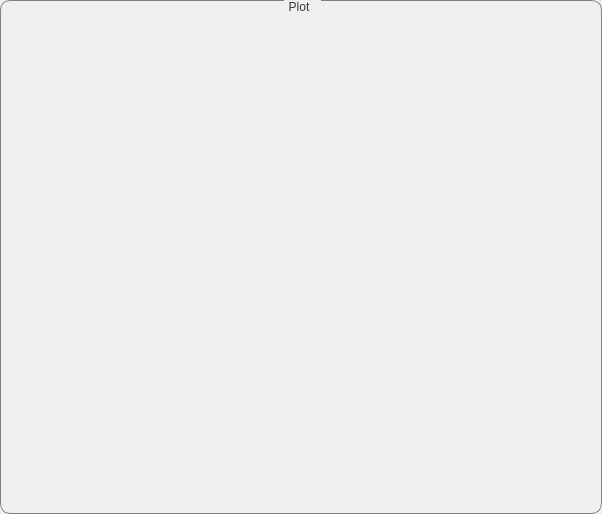
<?xml version="1.0" encoding="UTF-8"?>
<ui version="4.0">
 <class>Form</class>
 <widget class="QWidget" name="Form">
  <property name="geometry">
   <rect>
    <x>0</x>
    <y>0</y>
    <width>602</width>
    <height>514</height>
   </rect>
  </property>
  <property name="windowTitle">
   <string>Form</string>
  </property>
  <property name="styleSheet">
   <string notr="true">QGroupBox {
border: 1px solid grey;border-radius: 10px;margin-top: 1ex; margin-right: 0ex
}
QGroupBox:title {
                           subcontrol-origin: margin;
                           padding: 0 3px;
                           subcontrol-position: top center;
                           padding-top: 0px;
                          padding-bottom: 0px;
                           padding-right: 10px;
                            color: rgb(56, 56, 56)
}</string>
  </property>
  <layout class="QGridLayout" name="gridLayout">
   <property name="leftMargin">
    <number>0</number>
   </property>
   <property name="topMargin">
    <number>0</number>
   </property>
   <property name="rightMargin">
    <number>0</number>
   </property>
   <property name="bottomMargin">
    <number>0</number>
   </property>
   <item row="0" column="0">
    <layout class="QVBoxLayout" name="vLayout_widget">
     <item>
      <widget class="QGroupBox" name="group_plot">
       <property name="title">
        <string>Plot</string>
       </property>
       <layout class="QGridLayout" name="gridLayout_2">
        <item row="0" column="0">
         <layout class="QVBoxLayout" name="vLayout_plot"/>
        </item>
		<item row="0" column="1">
         <layout class="QVBoxLayout" name="vLayout_fitprop"/>
        </item>
       </layout>
      </widget>
     </item>
    </layout>
   </item>
  </layout>
 </widget>
 <resources/>
 <connections/>
</ui>
